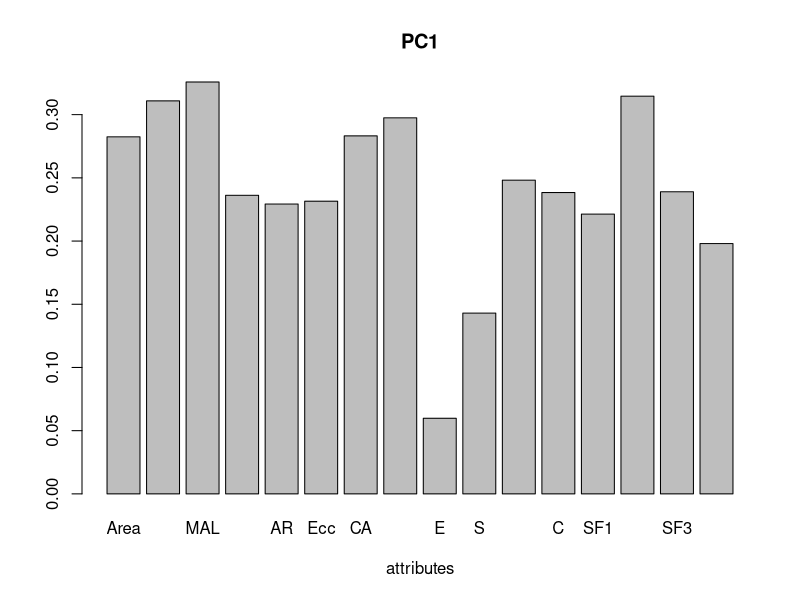
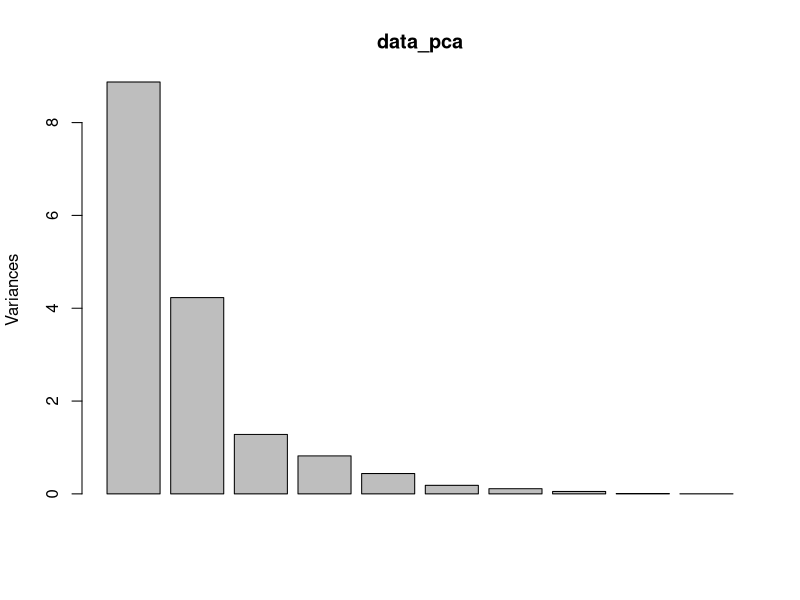
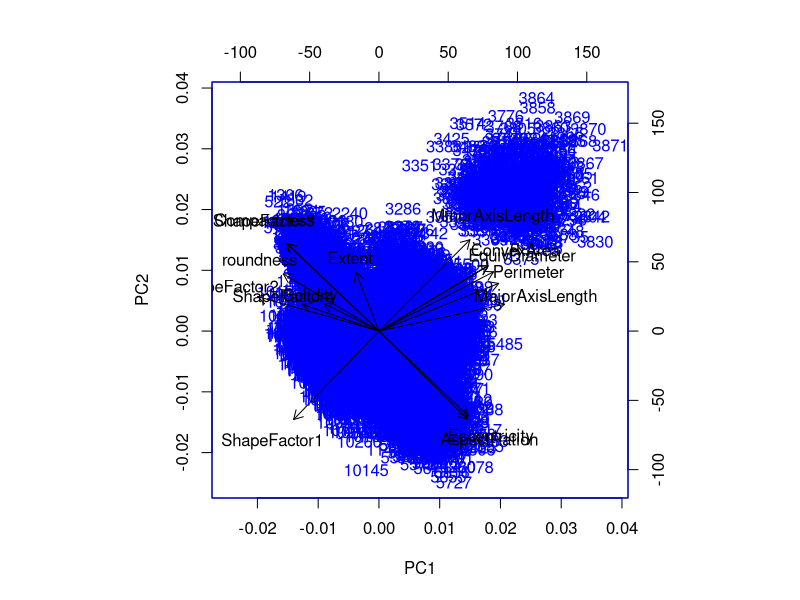

Reproduce these figures in R, in order.
setwd("~/GitHub/Beans/WD")
#setwd("C:/Users/mortimerk1/Desktop/Year 3/Summer 2021/Machine Learning/Final Project/Beans/WD")

data = read.csv('FullBeans2.csv', as.is = T)
#data = read.csv('FullBeans2.csv', as.is = T)
#colnames(data)[1] <- gsub('i..','',colnames(df)[1])

#data$Class = as.numeric(as.factor(data$Class))

# set column names to varible name
B<- data[,1]
C<-data$Perimeter
D<-data$MajorAxisLength
E<-data$MinorAxisLength
F<-data$AspectRation
G<-data$Eccentricity
H<-data$ConvexArea
I<-data$EquivDiameter
J <- data$Extent
K <- data$Solidity
L <- data$roundness
M <- data$Compactness
N <- data$ShapeFactor1
O <- data$ShapeFactor1
P <- data$ShapeFactor2
Q <- data$ShapeFactor4


#normalize data
meanB <- mean(B)
stB <- sd(B)
B <- (B-meanB )/stB

meanC <- mean(C)
stC <- sd(C)
C<- (C-meanC )/stC

meanD <- mean(D)
stD <- sd(D)
D<- (D-meanD )/stD

meanE <- mean(E)
stE <- sd(E)
E<- (E-meanE )/stE

meanF <- mean(F)
stF <- sd(F)
F<- (F-meanF )/stF

meanG <- mean(G)
stG <- sd(G)
G<- (G-meanG )/stG

meanH <- mean(H)
stH <- sd(H)
H <- (H-meanH)/stH

meanI <- mean(I)
stI <- sd(I)
I <- (I-meanI )/stI

meanJ <- mean(J)
sdJ <- sd(J)
J <-(J-meanJ)/sdJ

meanK <- mean(K)
sdK <- sd(K)
K <-(K-meanK)/sdK

meanL <- mean(L)
sdL <- sd(L)
L <-(L-meanL)/sdL

meanM <- mean(M)
sdM <- sd(M)
M <-(M-meanM)/sdM

meanN <- mean(N)
sdN <- sd(N)
N <-(N-meanN)/sdN

meanO <- mean(O)
sdO <- sd(O)
O <-(O-meanO)/sdO

meanP <- mean(P)
sdP <- sd(P)
P <-(P-meanP)/sdP

meanQ <- mean(Q)
sdQ <- sd(Q)
Q <-(P-meanQ)/sdQ

data1 <- data.frame(B,C,D,E,F,G,H,I,J,K,L,M,N,O,P,Q)
colnames(data1) <- c("B","C","D","E","F","G","H",'I',"J","K","L","M","N","O","P","Q")

#rownames(data1) <- c("1","2","3","4","5","6","7","8","9","10","11","12","13","14","15","16")
#Different way to calculate covariance matrix


#this is for the heptathlon data
#data("heptathlon", package="HSAUR")
#print(heptathlon)

#lets make all events in the same direction so that 
#large values are good
#heptathlon$hurdles <- max(heptathlon$hurdles)-heptathlon$hurdles
#heptathlon$run200m <- max(heptathlon$run200m)-heptathlon$run200m
#heptathlon$run800m <- max(heptathlon$run800m)-heptathlon$run800m
#can calculate the correlation coefficents in each case to see if any are indepedent
#which relates the covariance matrix
#also note did -8 because I want to get rid of the scores or output
#I do this through out this program
correl <- round(cor(data[,-17]),2)
print(correl)
#this next command does the prinicple component analysis for you
data_pca <- prcomp(data[,-17],scale=T)
print(summary(data_pca))
print(data_pca)

#this gets the first principle component
pc1 <- data_pca$rotation[,1]
pc2 <- data_pca$rotation[,2]
print(pc1)
print(pc2)

# Graph pc1 & pc2
pc1 <- abs(pc1)
pc2 <- abs(pc2)
tblPC1 <- table(pc1)

 
barplot(pc1,main='PC1', xlab = 'attributes', names.arg = c('Area','Per',
                                                           'MAL','MiAL',
                                                           'AR','Ecc',
                                                           'CA','EqD',
                                                           'E','S',
                                                           'roundess','C',
                                                           'SF1','SF2',
                                                           'SF3','SF4'))

# barplot(pc2,main='PC2', xlab = 'attributes', names.arg = c('Area','Per',
#                                                            'MAL','MiAL',
#                                                            'AR','Ecc',
#                                                            'CA','EqD',
#                                                            'E','S',
#                                                            'roundess','C',
#                                                            'SF1','SF2',
#                                                            'SF3','SF4'))



#for the last command when I print out the first principle component you should notice that
#the absolute value of the weight for the javelin is very berry small therefore 
#if you we use the first prinicple component to eliminate a feature then we would elimate this feature 
#since it has the least amount of variability and hence is not informative or it is not an important feature. 


#this next one does a biplot which I talked about briefly in the video
plot(data_pca)
pdf("biplot_PC1_PC2.pdf")
biplot(data_pca,col=c("Blue","black"))
dev.off()